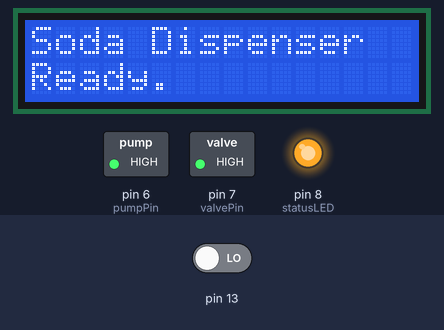
Bench run of a sketch on a simulated Arduino Uno, built with avr-gcc and run on an emulated ATmega328P. On the bench: 16×2 character LCD, switched loads named in the sketch (green lamp = pin HIGH), output pins drawn as LEDs (lit = HIGH). Inputs (shaded band) come from the test bench; at power-on: pin 13 LOW.

Above: at 2.2 s.
2.3 s: pin 13 driven HIGH
At 4.2 s:
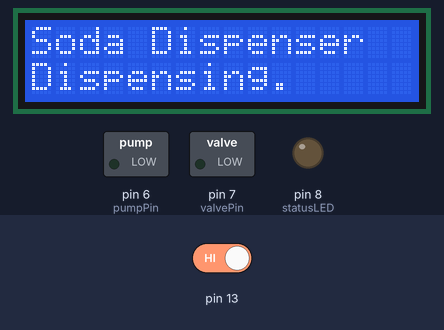
At 7.1 s:
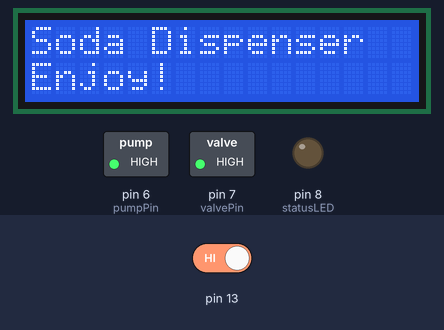
7.3 s: pin 13 driven LOW
At 8.1 s:
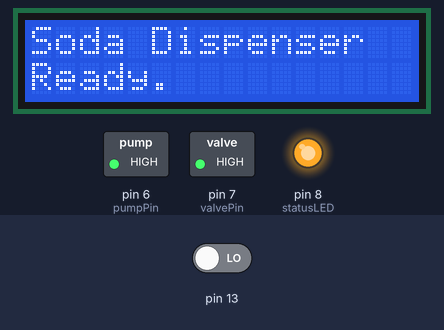
Timing chart, 0 to 10.3 s (numbered marks = the images above; inputs shaded):
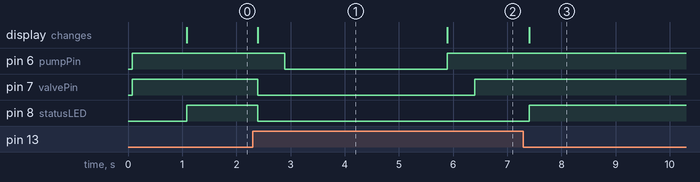

Measured:
- after the input at 2.3 s, pin 6 (pumpPin): HIGH → LOW after 0.59 s, → HIGH 3.0 s later; pin 7 (valvePin): HIGH → LOW after 0.09 s, → HIGH 4.0 s later; pin 8 (statusLED): HIGH → LOW after 0.09 s; the display: changes after 0.09 s (image 1)
- after the input at 7.3 s, pin 6 (pumpPin): stays HIGH (without the input it goes to LOW after 0.71 s); pin 7 (valvePin): stays HIGH (without the input it goes to LOW after 0.21 s); pin 8 (statusLED): goes on until 7.4 s, then stays HIGH
- what the display in image 1 shows lasts 3.5 s, from 2.4 s to 5.9 s

The sketch:

coladispenser1.ino
```cpp
// includes
#include <LiquidCrystal.h>

// initializing
const int rs=11, en=10, d4=2, d5=3, d6=4, d7=5, statusLED=8, valvePin = 7, pumpPin = 6, buttonPressedThresh=800;
LiquidCrystal lcd(rs,en,d4,d5,d6,d7);
bool debug = false;

void setup() {
  // serial output for logging and debugging
  if(debug){
    Serial.begin(9600);
    Serial.println("Initialization");
  }
  // initialize 16*2 LCD
  lcd.begin(16,2);
  lcd_print(1,"Soda Dispenser");
  lcd_print(2,"Initializing...");
  // set relay pins
  pinMode(valvePin,OUTPUT);
  pinMode(pumpPin,OUTPUT);
  pinMode(statusLED,OUTPUT);
  digitalWrite(valvePin, HIGH);
  digitalWrite(pumpPin, HIGH);
  // just in case
  delay(1000);
  if(debug)Serial.println("Ready");
  lcd_print(2,"Ready.");
  digitalWrite(statusLED, HIGH);
}

void loop() {
  // put your main code here, to run repeatedly:
  int buttonPressed = digitalRead(13);
  if (buttonPressed) {
    dispense_cola();
  }
  delay(100);
}

// Dispense cycle
void dispense_cola(){
  if(debug)Serial.println("Dispensing Cycle");
  lcd_print(2,"Dispensing.");
  digitalWrite(statusLED, LOW);
  digitalWrite(valvePin, LOW);
  delay(500);
  digitalWrite(pumpPin, LOW);
  delay(3000);
  digitalWrite(pumpPin, HIGH);
  lcd_print(2,"Enjoy!");
  delay(500);
  digitalWrite(valvePin, HIGH);
  delay(1000);
  if(debug)Serial.println("Ready");
  lcd_print(2,"Ready.");
  digitalWrite(statusLED, HIGH);
}

//  LCD helper function
void lcd_print(int line, String outputString) {
  lcd.setCursor(0,line-1);
  lcd.print("                                        ");
  lcd.setCursor(0,line-1);
  lcd.print(outputString);
}

// Indicator status LED
```
